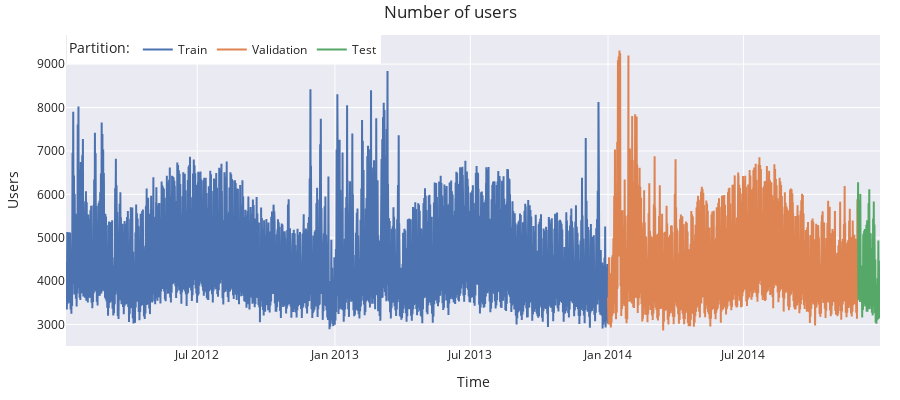

The notebook cell this image was saved under:
### Code cell
# Interactive plot of time series
# ==============================================================================
fig = go.Figure()
fig.add_trace(go.Scatter(x=data_train.index, y=data_train['Demand'], mode='lines', name='Train'))
fig.add_trace(go.Scatter(x=data_val.index, y=data_val['Demand'], mode='lines', name='Validation'))
fig.add_trace(go.Scatter(x=data_test.index, y=data_test['Demand'], mode='lines', name='Test'))
fig.update_layout(
    title  = 'Number of users',
    xaxis_title="Time",
    yaxis_title="Users",
    legend_title="Partition:",
    width=900,
    height=400,
    margin=dict(l=20, r=20, t=35, b=20),
    legend=dict(
        orientation="h",
        yanchor="top",
        y=1,
        xanchor="left",
        x=0.001
    )
)
#fig.update_xaxes(rangeslider_visible=True)
fig.show()

### Figure 1 — Plotly figure (JSON) as saved in the notebook; plotly's stock layout.template omitted (floating-point values rounded to 4 significant figures; data arrays with more than 128 entries replaced by an {"elided": "..."} marker saying what was removed)
{"data": [{"mode": "lines", "name": "Train", "type": "scatter", "x": {"elided": "17386 str values"}, "y": {"elided": "17386 float values"}}, {"mode": "lines", "name": "Validation", "type": "scatter", "x": {"elided": "8016 str values"}, "y": {"elided": "8016 float values"}}, {"mode": "lines", "name": "Test", "type": "scatter", "x": {"elided": "710 str values"}, "y": {"elided": "710 float values"}}], "layout": {"height": 400, "legend": {"orientation": "h", "title": {"text": "Partition:"}, "x": 0.001, "xanchor": "left", "y": 1, "yanchor": "top"}, "margin": {"b": 20, "l": 20, "r": 20, "t": 35}, "title": {"text": "Number of users"}, "width": 900, "xaxis": {"title": {"text": "Time"}}, "yaxis": {"title": {"text": "Users"}}}}
